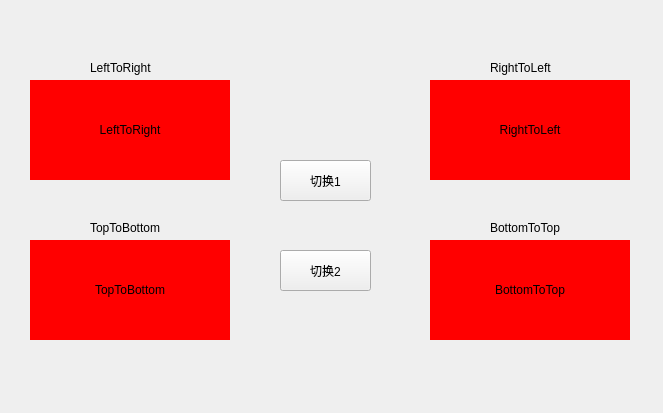
<?xml version="1.0" encoding="UTF-8"?>
<ui version="4.0">
 <class>TTKAnimation2StackedWindow</class>
 <widget class="QMainWindow" name="TTKAnimation2StackedWindow">
  <property name="geometry">
   <rect>
    <x>0</x>
    <y>0</y>
    <width>663</width>
    <height>413</height>
   </rect>
  </property>
  <property name="windowTitle">
   <string>TTKAnimation2StackedWidget</string>
  </property>
  <widget class="QWidget" name="centralWidget">
   <widget class="TTKAnimation2StackedWidget" name="stackedWidget">
    <property name="geometry">
     <rect>
      <x>30</x>
      <y>80</y>
      <width>200</width>
      <height>100</height>
     </rect>
    </property>
    <property name="styleSheet">
     <string notr="true"/>
    </property>
    <property name="currentIndex">
     <number>0</number>
    </property>
    <widget class="QWidget" name="page">
     <property name="styleSheet">
      <string notr="true">background:red</string>
     </property>
     <widget class="QLabel" name="label_5">
      <property name="geometry">
       <rect>
        <x>0</x>
        <y>0</y>
        <width>200</width>
        <height>100</height>
       </rect>
      </property>
      <property name="text">
       <string>LeftToRight</string>
      </property>
      <property name="alignment">
       <set>Qt::AlignCenter</set>
      </property>
     </widget>
    </widget>
    <widget class="QWidget" name="page_2">
     <property name="styleSheet">
      <string notr="true">background:yellow</string>
     </property>
     <widget class="QLabel" name="label_6">
      <property name="geometry">
       <rect>
        <x>0</x>
        <y>0</y>
        <width>200</width>
        <height>100</height>
       </rect>
      </property>
      <property name="text">
       <string>LeftToRight</string>
      </property>
      <property name="alignment">
       <set>Qt::AlignCenter</set>
      </property>
     </widget>
    </widget>
   </widget>
   <widget class="TTKAnimation2StackedWidget" name="stackedWidget_2">
    <property name="geometry">
     <rect>
      <x>430</x>
      <y>80</y>
      <width>200</width>
      <height>100</height>
     </rect>
    </property>
    <property name="styleSheet">
     <string notr="true"/>
    </property>
    <property name="currentIndex">
     <number>0</number>
    </property>
    <widget class="QWidget" name="page_3">
     <property name="styleSheet">
      <string notr="true">background:red</string>
     </property>
     <widget class="QLabel" name="label_7">
      <property name="geometry">
       <rect>
        <x>0</x>
        <y>0</y>
        <width>200</width>
        <height>100</height>
       </rect>
      </property>
      <property name="text">
       <string>RightToLeft</string>
      </property>
      <property name="alignment">
       <set>Qt::AlignCenter</set>
      </property>
     </widget>
    </widget>
    <widget class="QWidget" name="page_4">
     <property name="styleSheet">
      <string notr="true">background:yellow</string>
     </property>
     <widget class="QLabel" name="label_8">
      <property name="geometry">
       <rect>
        <x>0</x>
        <y>0</y>
        <width>200</width>
        <height>100</height>
       </rect>
      </property>
      <property name="text">
       <string>RightToLeft</string>
      </property>
      <property name="alignment">
       <set>Qt::AlignCenter</set>
      </property>
     </widget>
    </widget>
   </widget>
   <widget class="TTKAnimation2StackedWidget" name="stackedWidget_3">
    <property name="geometry">
     <rect>
      <x>430</x>
      <y>240</y>
      <width>200</width>
      <height>100</height>
     </rect>
    </property>
    <property name="currentIndex">
     <number>0</number>
    </property>
    <widget class="QWidget" name="page_9">
     <property name="styleSheet">
      <string notr="true">background:red</string>
     </property>
     <widget class="QLabel" name="label_11">
      <property name="geometry">
       <rect>
        <x>0</x>
        <y>0</y>
        <width>200</width>
        <height>100</height>
       </rect>
      </property>
      <property name="text">
       <string>BottomToTop</string>
      </property>
      <property name="alignment">
       <set>Qt::AlignCenter</set>
      </property>
     </widget>
    </widget>
    <widget class="QWidget" name="page_10">
     <property name="styleSheet">
      <string notr="true">background:yellow</string>
     </property>
     <widget class="QLabel" name="label_12">
      <property name="geometry">
       <rect>
        <x>0</x>
        <y>0</y>
        <width>200</width>
        <height>100</height>
       </rect>
      </property>
      <property name="text">
       <string>BottomToTop</string>
      </property>
      <property name="alignment">
       <set>Qt::AlignCenter</set>
      </property>
     </widget>
    </widget>
   </widget>
   <widget class="TTKAnimation2StackedWidget" name="stackedWidget_4">
    <property name="geometry">
     <rect>
      <x>30</x>
      <y>240</y>
      <width>200</width>
      <height>100</height>
     </rect>
    </property>
    <property name="currentIndex">
     <number>0</number>
    </property>
    <widget class="QWidget" name="page_11">
     <property name="styleSheet">
      <string notr="true">background:red</string>
     </property>
     <widget class="QLabel" name="label_9">
      <property name="geometry">
       <rect>
        <x>0</x>
        <y>0</y>
        <width>200</width>
        <height>100</height>
       </rect>
      </property>
      <property name="text">
       <string>TopToBottom</string>
      </property>
      <property name="alignment">
       <set>Qt::AlignCenter</set>
      </property>
     </widget>
    </widget>
    <widget class="QWidget" name="page_12">
     <property name="styleSheet">
      <string notr="true">background:yellow</string>
     </property>
     <widget class="QLabel" name="label_10">
      <property name="geometry">
       <rect>
        <x>0</x>
        <y>0</y>
        <width>200</width>
        <height>100</height>
       </rect>
      </property>
      <property name="text">
       <string>TopToBottom</string>
      </property>
      <property name="alignment">
       <set>Qt::AlignCenter</set>
      </property>
     </widget>
    </widget>
   </widget>
   <widget class="QPushButton" name="pushButton">
    <property name="geometry">
     <rect>
      <x>280</x>
      <y>160</y>
      <width>91</width>
      <height>41</height>
     </rect>
    </property>
    <property name="text">
     <string>切换1</string>
    </property>
   </widget>
   <widget class="QPushButton" name="pushButton_2">
    <property name="geometry">
     <rect>
      <x>280</x>
      <y>250</y>
      <width>91</width>
      <height>41</height>
     </rect>
    </property>
    <property name="text">
     <string>切换2</string>
    </property>
   </widget>
   <widget class="QLabel" name="label">
    <property name="geometry">
     <rect>
      <x>90</x>
      <y>60</y>
      <width>81</width>
      <height>16</height>
     </rect>
    </property>
    <property name="text">
     <string>LeftToRight</string>
    </property>
   </widget>
   <widget class="QLabel" name="label_2">
    <property name="geometry">
     <rect>
      <x>490</x>
      <y>60</y>
      <width>81</width>
      <height>16</height>
     </rect>
    </property>
    <property name="text">
     <string>RightToLeft</string>
    </property>
   </widget>
   <widget class="QLabel" name="label_3">
    <property name="geometry">
     <rect>
      <x>90</x>
      <y>220</y>
      <width>81</width>
      <height>16</height>
     </rect>
    </property>
    <property name="text">
     <string>TopToBottom</string>
    </property>
   </widget>
   <widget class="QLabel" name="label_4">
    <property name="geometry">
     <rect>
      <x>490</x>
      <y>220</y>
      <width>81</width>
      <height>16</height>
     </rect>
    </property>
    <property name="text">
     <string>BottomToTop</string>
    </property>
   </widget>
  </widget>
 </widget>
 <layoutdefault spacing="6" margin="11"/>
 <customwidgets>
  <customwidget>
   <class>TTKAnimation2StackedWidget</class>
   <extends>QStackedWidget</extends>
   <header>ttkanimation2stackedwidget.h</header>
   <container>1</container>
  </customwidget>
 </customwidgets>
 <resources/>
 <connections/>
</ui>
